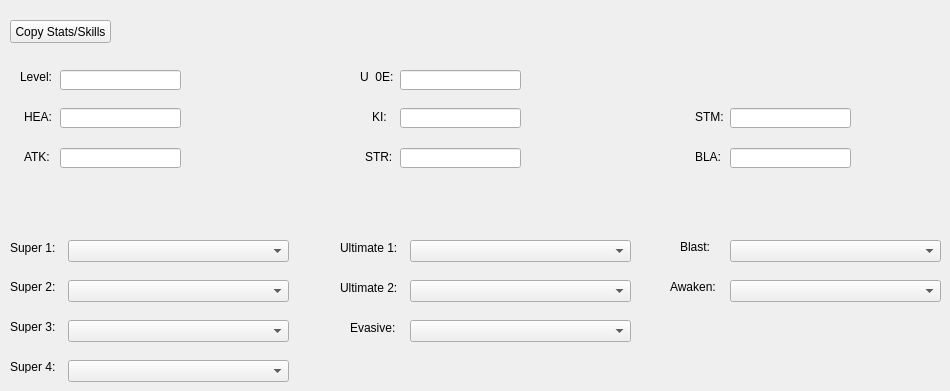
    <widget class="QWidget" name="statsTab">
     <property name="autoFillBackground">
      <bool>true</bool>
     </property>
     <attribute name="title">
      <string>Stats/Skills</string>
     </attribute>
     <widget class="QToolButton" name="statsCopyButton">
      <property name="geometry">
       <rect>
        <x>10</x>
        <y>20</y>
        <width>101</width>
        <height>23</height>
       </rect>
      </property>
      <property name="text">
       <string>Copy Stats/Skills</string>
      </property>
      <property name="popupMode">
       <enum>QToolButton::InstantPopup</enum>
      </property>
      <property name="toolButtonStyle">
       <enum>Qt::ToolButtonTextOnly</enum>
      </property>
     </widget>
     <widget class="QLabel" name="label_43">
      <property name="geometry">
       <rect>
        <x>20</x>
        <y>70</y>
        <width>47</width>
        <height>13</height>
       </rect>
      </property>
      <property name="text">
       <string>Level:</string>
      </property>
     </widget>
     <widget class="QLineEdit" name="levelEdit">
      <property name="geometry">
       <rect>
        <x>60</x>
        <y>70</y>
        <width>121</width>
        <height>20</height>
       </rect>
      </property>
     </widget>
     <widget class="QLabel" name="label_44">
      <property name="geometry">
       <rect>
        <x>360</x>
        <y>70</y>
        <width>47</width>
        <height>13</height>
       </rect>
      </property>
      <property name="text">
       <string>U_0E:</string>
      </property>
     </widget>
     <widget class="QLineEdit" name="u0EEdit">
      <property name="geometry">
       <rect>
        <x>400</x>
        <y>70</y>
        <width>121</width>
        <height>20</height>
       </rect>
      </property>
     </widget>
     <widget class="QLabel" name="label_45">
      <property name="geometry">
       <rect>
        <x>24</x>
        <y>110</y>
        <width>47</width>
        <height>13</height>
       </rect>
      </property>
      <property name="text">
       <string>HEA:</string>
      </property>
     </widget>
     <widget class="QLineEdit" name="heaEdit">
      <property name="geometry">
       <rect>
        <x>60</x>
        <y>108</y>
        <width>121</width>
        <height>20</height>
       </rect>
      </property>
     </widget>
     <widget class="QLabel" name="label_46">
      <property name="geometry">
       <rect>
        <x>372</x>
        <y>110</y>
        <width>47</width>
        <height>13</height>
       </rect>
      </property>
      <property name="text">
       <string>KI:</string>
      </property>
     </widget>
     <widget class="QLineEdit" name="kiEdit">
      <property name="geometry">
       <rect>
        <x>400</x>
        <y>108</y>
        <width>121</width>
        <height>20</height>
       </rect>
      </property>
     </widget>
     <widget class="QLabel" name="label_47">
      <property name="geometry">
       <rect>
        <x>695</x>
        <y>110</y>
        <width>47</width>
        <height>13</height>
       </rect>
      </property>
      <property name="text">
       <string>STM:</string>
      </property>
     </widget>
     <widget class="QLineEdit" name="stmEdit">
      <property name="geometry">
       <rect>
        <x>730</x>
        <y>108</y>
        <width>121</width>
        <height>20</height>
       </rect>
      </property>
     </widget>
     <widget class="QLabel" name="label_48">
      <property name="geometry">
       <rect>
        <x>24</x>
        <y>150</y>
        <width>47</width>
        <height>13</height>
       </rect>
      </property>
      <property name="text">
       <string>ATK:</string>
      </property>
     </widget>
     <widget class="QLineEdit" name="atkEdit">
      <property name="geometry">
       <rect>
        <x>60</x>
        <y>148</y>
        <width>121</width>
        <height>20</height>
       </rect>
      </property>
     </widget>
     <widget class="QLabel" name="label_49">
      <property name="geometry">
       <rect>
        <x>365</x>
        <y>150</y>
        <width>47</width>
        <height>13</height>
       </rect>
      </property>
      <property name="text">
       <string>STR:</string>
      </property>
     </widget>
     <widget class="QLineEdit" name="strEdit">
      <property name="geometry">
       <rect>
        <x>400</x>
        <y>148</y>
        <width>121</width>
        <height>20</height>
       </rect>
      </property>
     </widget>
     <widget class="QLabel" name="label_50">
      <property name="geometry">
       <rect>
        <x>695</x>
        <y>150</y>
        <width>47</width>
        <height>13</height>
       </rect>
      </property>
      <property name="text">
       <string>BLA:</string>
      </property>
     </widget>
     <widget class="QLineEdit" name="blaEdit">
      <property name="geometry">
       <rect>
        <x>730</x>
        <y>148</y>
        <width>121</width>
        <height>20</height>
       </rect>
      </property>
     </widget>
     <widget class="QLabel" name="label_51">
      <property name="geometry">
       <rect>
        <x>10</x>
        <y>240</y>
        <width>61</width>
        <height>16</height>
       </rect>
      </property>
      <property name="text">
       <string>Super 1:</string>
      </property>
     </widget>
     <widget class="QComboBox" name="super1ComboBox">
      <property name="geometry">
       <rect>
        <x>68</x>
        <y>240</y>
        <width>221</width>
        <height>22</height>
       </rect>
      </property>
     </widget>
     <widget class="QLabel" name="label_52">
      <property name="geometry">
       <rect>
        <x>10</x>
        <y>280</y>
        <width>47</width>
        <height>13</height>
       </rect>
      </property>
      <property name="text">
       <string>Super 2:</string>
      </property>
     </widget>
     <widget class="QComboBox" name="super2ComboBox">
      <property name="geometry">
       <rect>
        <x>68</x>
        <y>280</y>
        <width>221</width>
        <height>22</height>
       </rect>
      </property>
     </widget>
     <widget class="QLabel" name="label_53">
      <property name="geometry">
       <rect>
        <x>10</x>
        <y>320</y>
        <width>47</width>
        <height>13</height>
       </rect>
      </property>
      <property name="text">
       <string>Super 3:</string>
      </property>
     </widget>
     <widget class="QComboBox" name="super3ComboBox">
      <property name="geometry">
       <rect>
        <x>68</x>
        <y>320</y>
        <width>221</width>
        <height>22</height>
       </rect>
      </property>
     </widget>
     <widget class="QLabel" name="label_54">
      <property name="geometry">
       <rect>
        <x>10</x>
        <y>360</y>
        <width>47</width>
        <height>13</height>
       </rect>
      </property>
      <property name="text">
       <string>Super 4:</string>
      </property>
     </widget>
     <widget class="QComboBox" name="super4ComboBox">
      <property name="geometry">
       <rect>
        <x>68</x>
        <y>360</y>
        <width>221</width>
        <height>22</height>
       </rect>
      </property>
     </widget>
     <widget class="QLabel" name="label_55">
      <property name="geometry">
       <rect>
        <x>340</x>
        <y>240</y>
        <width>71</width>
        <height>16</height>
       </rect>
      </property>
      <property name="text">
       <string>Ultimate 1:</string>
      </property>
     </widget>
     <widget class="QComboBox" name="ultimate1ComboBox">
      <property name="geometry">
       <rect>
        <x>410</x>
        <y>240</y>
        <width>221</width>
        <height>22</height>
       </rect>
      </property>
     </widget>
     <widget class="QLabel" name="label_56">
      <property name="geometry">
       <rect>
        <x>340</x>
        <y>280</y>
        <width>61</width>
        <height>16</height>
       </rect>
      </property>
      <property name="text">
       <string>Ultimate 2:</string>
      </property>
     </widget>
     <widget class="QComboBox" name="ultimate2ComboBox">
      <property name="geometry">
       <rect>
        <x>410</x>
        <y>280</y>
        <width>221</width>
        <height>22</height>
       </rect>
      </property>
     </widget>
     <widget class="QLabel" name="label_57">
      <property name="geometry">
       <rect>
        <x>350</x>
        <y>320</y>
        <width>71</width>
        <height>16</height>
       </rect>
      </property>
      <property name="text">
       <string>Evasive:</string>
      </property>
     </widget>
     <widget class="QComboBox" name="evasiveComboBox">
      <property name="geometry">
       <rect>
        <x>410</x>
        <y>320</y>
        <width>221</width>
        <height>22</height>
       </rect>
      </property>
     </widget>
     <widget class="QLabel" name="label_58">
      <property name="geometry">
       <rect>
        <x>680</x>
        <y>240</y>
        <width>47</width>
        <height>13</height>
       </rect>
      </property>
      <property name="text">
       <string>Blast:</string>
      </property>
     </widget>
     <widget class="QComboBox" name="blastComboBox">
      <property name="geometry">
       <rect>
        <x>730</x>
        <y>240</y>
        <width>211</width>
        <height>22</height>
       </rect>
      </property>
     </widget>
     <widget class="QLabel" name="label_59">
      <property name="geometry">
       <rect>
        <x>670</x>
        <y>280</y>
        <width>47</width>
        <height>13</height>
       </rect>
      </property>
      <property name="text">
       <string>Awaken:</string>
      </property>
     </widget>
     <widget class="QComboBox" name="awakenComboBox">
      <property name="geometry">
       <rect>
        <x>730</x>
        <y>280</y>
        <width>211</width>
        <height>22</height>
       </rect>
      </property>
     </widget>
    </widget>
